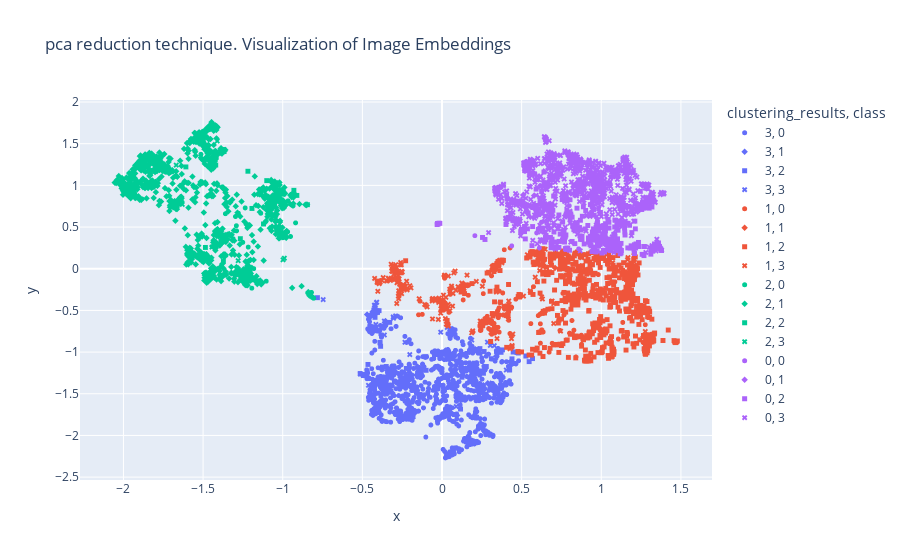

This figure's notebook cell:
### Code cell
#kmeans for sbert
plot_embeddings(X_umap_sbert_scaled, kmeans_clusters_sbert, symbol="class", color="clustering_results", reduction_techniques="pca")

### Figure 1 — Plotly figure (JSON) as saved in the notebook; plotly's stock layout.template omitted (floating-point values rounded to 4 significant figures; data arrays with more than 128 entries replaced by an {"elided": "..."} marker saying what was removed)
{"data": [{"hovertemplate": "clustering_results=3<br>class=0<br>x=%{x}<br>y=%{y}<extra></extra>", "legendgroup": "3, 0", "marker": {"color": "#636efa", "size": 5, "symbol": "circle"}, "mode": "markers", "name": "3, 0", "showlegend": true, "textfont": {"size": 25}, "type": "scattergl", "x": {"elided": "1030 float values"}, "xaxis": "x", "y": {"elided": "1030 float values"}, "yaxis": "y"}, {"hovertemplate": "clustering_results=3<br>class=1<br>x=%{x}<br>y=%{y}<extra></extra>", "legendgroup": "3, 1", "marker": {"color": "#636efa", "size": 5, "symbol": "diamond"}, "mode": "markers", "name": "3, 1", "showlegend": true, "textfont": {"size": 25}, "type": "scattergl", "x": [0.09534, 0.2872, 0.259, -0.3549, -0.3487, -0.1529, 0.08523, 0.119, -0.001748, -0.2337, -0.4703, -0.3445], "xaxis": "x", "y": [-1.759, -1.374, -1.397, -0.6273, -1.451, -1.175, -1.378, -1.13, -1.582, -1.253, -0.5496, -1.221], "yaxis": "y"}, {"hovertemplate": "clustering_results=3<br>class=2<br>x=%{x}<br>y=%{y}<extra></extra>", "legendgroup": "3, 2", "marker": {"color": "#636efa", "size": 5, "symbol": "square"}, "mode": "markers", "name": "3, 2", "showlegend": true, "textfont": {"size": 25}, "type": "scattergl", "x": [0.5475, -0.5134, 0.3638, 0.5262, 0.265, 0.2673, -0.1292, 0.3095, 0.1886, 0.3712, -0.328, 0.367, 0.1168, -0.09951, 0.1166, -0.4385, -0.4585, 0.05499, -0.4202, -0.3739, -0.2467, -0.3894, 0.07941, 0.4791, 0.2042, -0.2993, 0.4394, 0.3772, 0.2376, -0.3948, -0.4084, -0.494, 0.1388, -0.3881, 0.2032, 0.447, -0.1019, -0.3499, 0.2084, -0.4929, 0.2781, -0.4367, -0.385, 0.4706, 0.4142, 0.3792, -0.4087, -0.4647, -0.447, -0.4312, 0.26, -0.1307, -0.4144, -0.2241, -0.2051, -0.7824, -0.4283, 0.1252, -0.4227, -0.1533, -0.4266, 0.5683, -0.4047, 0.425, 0.193, 0.02791, -0.1496, 0.06403], "xaxis": "x", "y": [-1.115, -1.257, -1.281, -1.047, -0.993, -1.211, -1.218, -1.079, -1.161, -1.002, -0.6433, -0.9995, -1.189, -1.218, -1.684, -0.5353, -0.592, -0.7937, -0.5826, -1.18, -1.767, -0.8838, -1.749, -1.011, -1.133, -1.353, -1.081, -1.297, -0.9586, -0.5035, -0.5027, -1.282, -1.196, -0.8913, -1.175, -0.9989, -1.054, -1.173, -1.366, -1.267, -1.174, -0.5302, -0.9303, -1.006, -1.369, -0.9733, -0.522, -1.148, -1.424, -0.6965, -1.254, -1.209, -0.5273, -1.196, -1.174, -0.3477, -0.5007, -1.302, -0.5125, -1.255, -0.4934, -1.078, -0.5231, -1.215, -0.9897, -1.286, -1.236, -1.265], "yaxis": "y"}, {"hovertemplate": "clustering_results=3<br>class=3<br>x=%{x}<br>y=%{y}<extra></extra>", "legendgroup": "3, 3", "marker": {"color": "#636efa", "size": 5, "symbol": "x"}, "mode": "markers", "name": "3, 3", "showlegend": true, "textfont": {"size": 25}, "type": "scattergl", "x": [0.05578, 0.1895, -0.746, -0.4099, 0.03286, 0.187, -0.2023, 0.3283, 0.3378, 0.03669, 0.0484, 0.219, 0.3031, -0.422, -0.181, 0.4036, -0.2869, -0.008218, -0.4291, 0.05166, -0.362, 0.002006, 0.08907, -0.5122, -0.4116, -0.4616, -0.4208, -0.1435, -0.3618, -0.3043, -0.4182, 0.1092, -0.373, 0.2854, 0.05108, -0.4211, -0.3699, -0.2914, -0.2325, 0.2964, -0.4151, -0.4266, -0.2807, -0.3063, -0.4244], "xaxis": "x", "y": [-0.7181, -0.9733, -0.3703, -0.4011, -0.7049, -0.8555, -1.03, -0.9227, -1.066, -0.6948, -0.7202, -0.9606, -0.92, -0.5407, -1.777, -1.215, -1.688, -0.7613, -0.6941, -0.7763, -0.6278, -1.007, -1.652, -1.266, -0.4056, -1.398, -0.4545, -1.51, -0.7952, -0.5939, -0.439, -1.283, -0.7154, -0.8808, -0.7725, -0.45, -1.301, -0.5661, -0.8823, -1.371, -0.6679, -0.5348, -0.5742, -0.5778, -0.4368], "yaxis": "y"}, {"hovertemplate": "clustering_results=1<br>class=0<br>x=%{x}<br>y=%{y}<extra></extra>", "legendgroup": "1, 0", "marker": {"color": "#EF553B", "size": 5, "symbol": "circle"}, "mode": "markers", "name": "1, 0", "showlegend": true, "textfont": {"size": 25}, "type": "scattergl", "x": {"elided": "136 float values"}, "xaxis": "x", "y": {"elided": "136 float values"}, "yaxis": "y"}, {"hovertemplate": "clustering_results=1<br>class=1<br>x=%{x}<br>y=%{y}<extra></extra>", "legendgroup": "1, 1", "marker": {"color": "#EF553B", "size": 5, "symbol": "diamond"}, "mode": "markers", "name": "1, 1", "showlegend": true, "textfont": {"size": 25}, "type": "scattergl", "x": [0.6285, 0.005418, 1.264, 0.7097, 0.574], "xaxis": "x", "y": [0.1819, -0.3764, -0.8161, 0.009797, 0.1818], "yaxis": "y"}, {"hovertemplate": "clustering_results=1<br>class=2<br>x=%{x}<br>y=%{y}<extra></extra>", "legendgroup": "1, 2", "marker": {"color": "#EF553B", "size": 5, "symbol": "square"}, "mode": "markers", "name": "1, 2", "showlegend": true, "textfont": {"size": 25}, "type": "scattergl", "x": {"elided": "811 float values"}, "xaxis": "x", "y": {"elided": "811 float values"}, "yaxis": "y"}, {"hovertemplate": "clustering_results=1<br>class=3<br>x=%{x}<br>y=%{y}<extra></extra>", "legendgroup": "1, 3", "marker": {"color": "#EF553B", "size": 5, "symbol": "x"}, "mode": "markers", "name": "1, 3", "showlegend": true, "textfont": {"size": 25}, "type": "scattergl", "x": {"elided": "264 float values"}, "xaxis": "x", "y": {"elided": "264 float values"}, "yaxis": "y"}, {"hovertemplate": "clustering_results=2<br>class=0<br>x=%{x}<br>y=%{y}<extra></extra>", "legendgroup": "2, 0", "marker": {"color": "#00cc96", "size": 5, "symbol": "circle"}, "mode": "markers", "name": "2, 0", "showlegend": true, "textfont": {"size": 25}, "type": "scattergl", "x": [-1.018, -1.236, -1.229, -1.296, -1.567, -1.231, -0.8146, -1.36, -1.733, -1.45, -1.233, -1.038, -0.9354, -1.217, -1.514, -1.216, -1.356, -0.8055, -0.9988, -0.9907, -1.944, -0.8198, -1.217, -1.226, -0.8062, -1.232, -1.032, -1.375, -1.014, -0.8124, -1.59, -0.8063, -1.237, -1.367, -1.182, -1.883, -1.469, -0.9968, -0.9689, -1.138, -1.028, -1.29, -1.255, -1.598, -1.461, -0.8129, -0.8321, -1.514, -1.472, -1.278, -1.461, -1.535, -1.236, -1.251, -1.368, -1.036, -1.311, -0.9191, -1.52, -1.194, -1.103, -1.477, -1.291, -1.773, -0.9665, -0.9509], "xaxis": "x", "y": [0.4373, 0.7295, -0.0865, 0.6263, 1.556, -0.02148, -0.3437, 0.6597, 1.157, -0.1185, -0.05327, 0.4596, 0.7528, -0.1025, 1.566, 0.2595, 0.1599, -0.3536, 0.3751, 0.8919, 1.09, -0.2841, -0.08687, 0.02431, -0.3521, -0.1004, 0.4715, 0.3268, 0.947, -0.3399, 0.1922, -0.3538, -0.01979, 0.1795, 0.001089, 0.8368, 0.1354, 0.3728, 0.4426, 0.665, 0.4579, 0.4543, -0.03764, 0.06737, 1.667, -0.346, -0.2933, 1.373, 1.663, 0.6658, -0.124, 1.567, -0.08462, 0.3165, 0.1408, 0.493, 0.3595, 0.5503, 1.016, -0.2333, -0.1494, 1.677, 0.5162, 1.316, 0.8148, 0.3867], "yaxis": "y"}, {"hovertemplate": "clustering_results=2<br>class=1<br>x=%{x}<br>y=%{y}<extra></extra>", "legendgroup": "2, 1", "marker": {"color": "#00cc96", "size": 5, "symbol": "diamond"}, "mode": "markers", "name": "2, 1", "showlegend": true, "textfont": {"size": 25}, "type": "scattergl", "x": {"elided": "1229 float values"}, "xaxis": "x", "y": {"elided": "1229 float values"}, "yaxis": "y"}, {"hovertemplate": "clustering_results=2<br>class=2<br>x=%{x}<br>y=%{y}<extra></extra>", "legendgroup": "2, 2", "marker": {"color": "#00cc96", "size": 5, "symbol": "square"}, "mode": "markers", "name": "2, 2", "showlegend": true, "textfont": {"size": 25}, "type": "scattergl", "x": [-1.37, -1.373, -1.608, -1.368, -1.486, -1.835, -1.219, -0.9114, -1.462, -1.266, -1.1, -0.8451, -1.193, -1.42, -0.9302, -1.12], "xaxis": "x", "y": [1.431, 0.08624, 1.222, 1.405, 0.2559, 1.177, 1.169, 0.8802, 0.876, 0.3599, 1.057, 0.7681, 0.7236, 1.243, 0.9411, 0.5365], "yaxis": "y"}, {"hovertemplate": "clustering_results=2<br>class=3<br>x=%{x}<br>y=%{y}<extra></extra>", "legendgroup": "2, 3", "marker": {"color": "#00cc96", "size": 5, "symbol": "x"}, "mode": "markers", "name": "2, 3", "showlegend": true, "textfont": {"size": 25}, "type": "scattergl", "x": [-0.9981, -2.003, -1.633, -1.177, -0.9898, -1.411, -1.939, -1.28, -1.631, -1.669, -1.444, -1.367], "xaxis": "x", "y": [0.107, 0.9487, 0.8261, -0.1132, 0.1265, 1.532, 0.8614, 0.09664, 0.7717, 1.243, 0.2601, -0.07491], "yaxis": "y"}, {"hovertemplate": "clustering_results=0<br>class=0<br>x=%{x}<br>y=%{y}<extra></extra>", "legendgroup": "0, 0", "marker": {"color": "#ab63fa", "size": 5, "symbol": "circle"}, "mode": "markers", "name": "0, 0", "showlegend": true, "textfont": {"size": 25}, "type": "scattergl", "x": [1.019, 0.4233, 0.6115, 0.9495, 0.4378, 0.625, 0.5943, 0.7988, 0.858, -0.03041, 1.07, 1.093, 1.258, 0.7992, 0.2065, 0.8957, 0.6733, 0.6159], "xaxis": "x", "y": [0.3567, 0.7459, 0.2492, 0.7482, 0.2741, 0.5584, 0.4299, 0.6603, 0.2387, 0.5409, 0.2846, 0.2966, 0.8054, 0.7558, 0.3966, 0.8608, 1.003, 0.7807], "yaxis": "y"}, {"hovertemplate": "clustering_results=0<br>class=1<br>x=%{x}<br>y=%{y}<extra></extra>", "legendgroup": "0, 1", "marker": {"color": "#ab63fa", "size": 5, "symbol": "diamond"}, "mode": "markers", "name": "0, 1", "showlegend": true, "textfont": {"size": 25}, "type": "scattergl", "x": [0.9684, 1.282, 0.5779, 0.5108], "xaxis": "x", "y": [0.4779, 0.8503, 0.8776, 0.8873], "yaxis": "y"}, {"hovertemplate": "clustering_results=0<br>class=2<br>x=%{x}<br>y=%{y}<extra></extra>", "legendgroup": "0, 2", "marker": {"color": "#ab63fa", "size": 5, "symbol": "square"}, "mode": "markers", "name": "0, 2", "showlegend": true, "textfont": {"size": 25}, "type": "scattergl", "x": {"elided": "355 float values"}, "xaxis": "x", "y": {"elided": "355 float values"}, "yaxis": "y"}, {"hovertemplate": "clustering_results=0<br>class=3<br>x=%{x}<br>y=%{y}<extra></extra>", "legendgroup": "0, 3", "marker": {"color": "#ab63fa", "size": 5, "symbol": "x"}, "mode": "markers", "name": "0, 3", "showlegend": true, "textfont": {"size": 25}, "type": "scattergl", "x": {"elided": "929 float values"}, "xaxis": "x", "y": {"elided": "929 float values"}, "yaxis": "y"}], "layout": {"legend": {"title": {"text": "clustering_results, class"}, "tracegroupgap": 0}, "title": {"text": "pca reduction technique. Visualization of Image Embeddings"}, "xaxis": {"anchor": "y", "domain": [0, 1], "title": {"text": "x"}}, "yaxis": {"anchor": "x", "domain": [0, 1], "title": {"text": "y"}}}}
